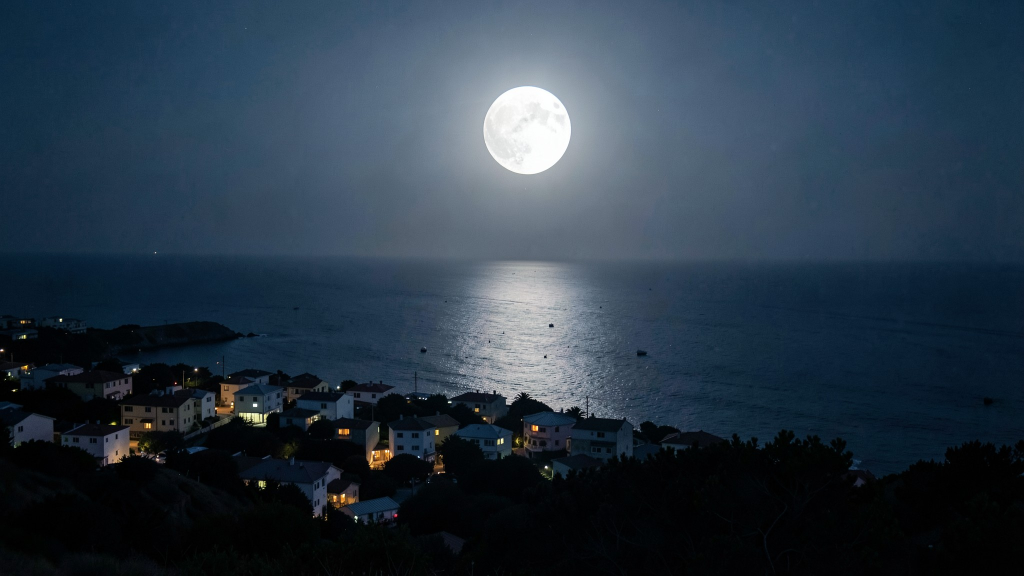
#> input picture longform/moon/thumb/options/a-before.jpg, 2048 x 1152 px (shown at 1/2 size); the run also reads 2 pictures not shown here
$ python make_options.py
#> lines starting #> are read from the running program, lines starting #| are printed output that depends on the picture; after the words box and inside, x2 and y2 are one past the last pixel; in counts of white or black regions, pixels touching at a corner belong together
"""Five thumbnail styles for the Moon video (1280x720, no people): split, poster, cartoon, wave, diagram.
Usage: python3 make_options.py  ->  option-1-split.jpg ... option-5-diagram.jpg + options-sheet.jpg"""
import numpy as np
from PIL import Image, ImageDraw, ImageFilter, ImageFont, ImageEnhance

W, H = 1280, 720
ANTON = "../../../fonts/Anton-Regular.ttf"
INTER = "/usr/share/fonts/opentype/inter/Inter-Black.otf"
SERIF = "/usr/share/fonts/truetype/liberation/LiberationSerif-Regular.ttf"
MONO = "/usr/share/fonts/truetype/jetbrains-mono/JetBrainsMono-ExtraBold.ttf"


def cover(path, fx=0.5, fy=0.5, zoom=1.0):
#> called with path = 'a-before.jpg', fx = 0.45, fy = 0.4, zoom = 1.1
    im = Image.open(path).convert("RGB")
#> im is the input picture: PIL image 2048x1152 RGB; mean R, G, B 41.3, 56, 70
    s = max(W / im.width, H / im.height) * zoom
#> s = 0.688
    im = im.resize((int(im.width * s), int(im.height * s)), Image.LANCZOS)
#> im: PIL image 1408x792 RGB
    x, y = int((im.width - W) * fx), int((im.height - H) * fy)
#> x = 57; y = 28
    return im.crop((x, y, x + W, y + H)).convert("RGBA")


def text(img, xy, s, font, size, fill, stroke=0, sfill=(0, 0, 0), anchor="la", track=0, glow=None, shadow=True):
    f = ImageFont.truetype(font, size)
    layer = Image.new("RGBA", img.size, (0, 0, 0, 0))
    d = ImageDraw.Draw(layer)
    if track:   # letter-spaced
        total = sum(f.getlength(c) for c in s) + track * (len(s) - 1)
        x = xy[0] - (total / 2 if anchor[0] == "m" else 0)
        for c in s:
            d.text((x, xy[1]), c, font=f, fill=fill, stroke_width=stroke, stroke_fill=sfill, anchor="l" + anchor[1])
            x += f.getlength(c) + track
    else:
        d.text(xy, s, font=f, fill=fill, stroke_width=stroke, stroke_fill=sfill, anchor=anchor)
    if glow:
        g = Image.new("RGBA", img.size, (0, 0, 0, 0))
        g.putalpha(layer.split()[3].filter(ImageFilter.GaussianBlur(18)))
        tint = Image.new("RGBA", img.size, (*glow, 0)); tint.putalpha(g.split()[3])
        img.alpha_composite(tint); img.alpha_composite(tint)
    if shadow:
        sh = Image.new("RGBA", img.size, (0, 0, 0, 0)); sh.putalpha(layer.split()[3].filter(ImageFilter.GaussianBlur(8)).point(lambda v: v * 0.7))
        img.alpha_composite(sh, (4, 6))
    img.alpha_composite(layer)
    return f.getbbox(s, anchor=anchor)


def vignette(img, k=0.55):
    yy, xx = np.mgrid[0:H, 0:W]
    v = np.clip(1 - k * (((xx - W / 2) / (W / 2)) ** 2 + ((yy - H / 2) / (H / 2)) ** 2), 0.35, 1)[..., None]
    a = np.asarray(img.convert("RGB")).astype(np.float32) * v
    return Image.fromarray(a.astype(np.uint8)).convert("RGBA")


out = []

# 1. SPLIT: the same town, Moon / no Moon, torn down the middle. Two small labels, no big headline.
L = Image.new("RGBA", (W, H), (0, 0, 0, 255)); L.paste(cover("a-before.jpg", 0.45, 0.4, 1.1), (-W // 4 + 40, 0))
R = ImageEnhance.Brightness(cover("a-after.jpg", 0.45, 0.4, 1.1)).enhance(0.9)
#> call 2 of cover, with path = 'a-after.jpg', fx = 0.45, fy = 0.4, zoom = 1.1
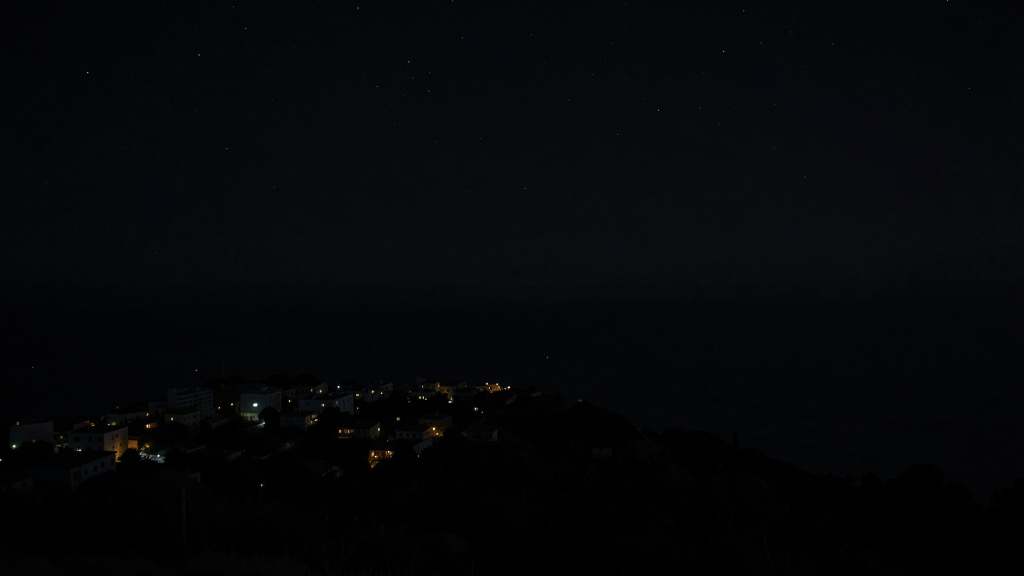
#> input picture longform/moon/thumb/options/a-after.jpg, 2048 x 1152 px (shown at 1/2 size)
#> in cover, im is the input picture: PIL image 2048x1152 RGB; mean R, G, B 5.1, 6.3, 8.8
img = L.copy()
mask = Image.new("L", (W, H), 0)
#> mask: PIL image 1280x720 L; every value is 0
pts = [(W // 2 + int(14 * np.sin(y / 23) + 9 * np.sin(y / 7)), y) for y in range(0, H + 10, 10)]
ImageDraw.Draw(mask).polygon(pts + [(W, H), (W, 0)], fill=255)
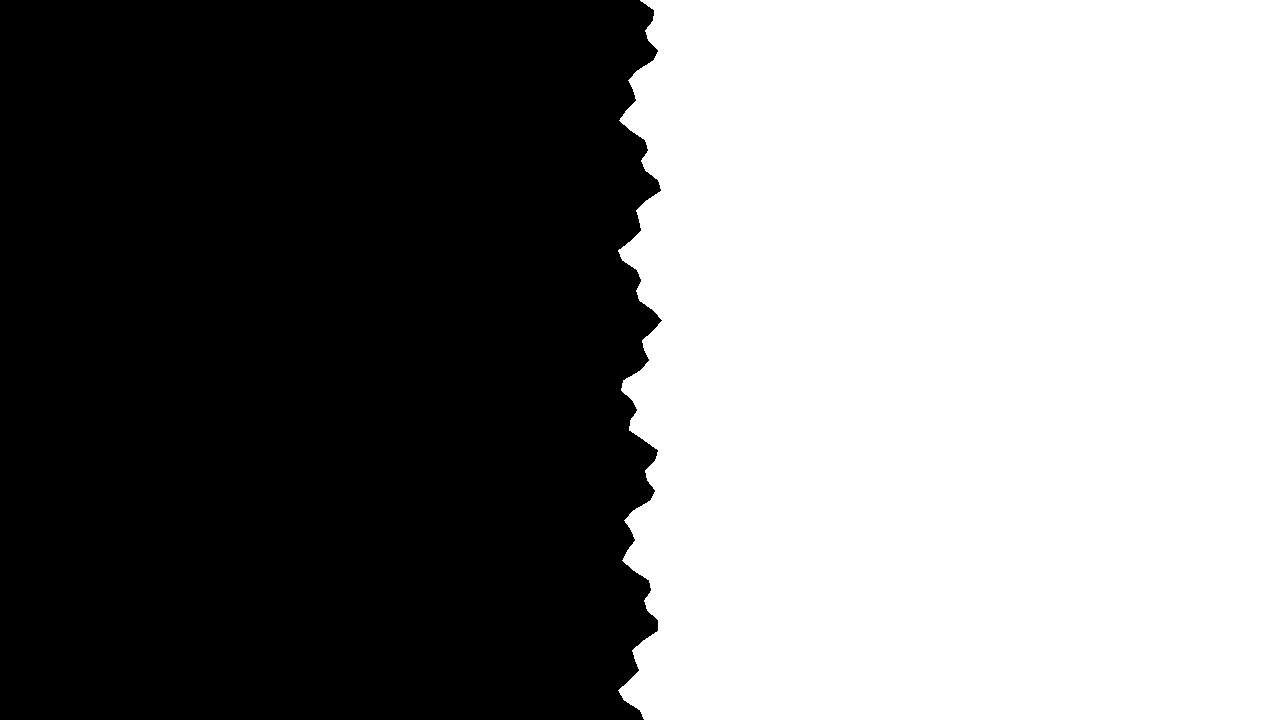
#> mask: PIL image 1280x720 L; 50% white; 1 white region, box (x1, y1, x2, y2) and area: (618, 0, 1280, 720) 460686
img.paste(R, (0, 0), mask)
ImageDraw.Draw(img).line(pts, fill=(255, 255, 255, 255), width=5)
for x, lab, col in ((W // 4, "TONIGHT", (255, 255, 255)), (3 * W // 4, "TOMORROW?", (255, 70, 70))):
    f = ImageFont.truetype(INTER, 54); b = f.getbbox(lab, anchor="mm")
    ImageDraw.Draw(img).rounded_rectangle([x + b[0] - 26, 600 + b[1] - 16, x + b[2] + 26, 600 + b[3] + 16], 18, fill=(0, 0, 0, 200))
    text(img, (x, 600), lab, INTER, 54, (*col, 255), anchor="mm", shadow=False)
img.convert("RGB").save("option-1-split.jpg", quality=92); out.append("option-1-split.jpg")

# 2. POSTER: minimalist film-poster look, empty sky, thin glowing ring, elegant serif title.
img = vignette(cover("b-poster.jpg", 0.5, 1.0, 1.25), 0.4)
#> call 3 of cover, with path = 'b-poster.jpg', fx = 0.5, fy = 1, zoom = 1.25
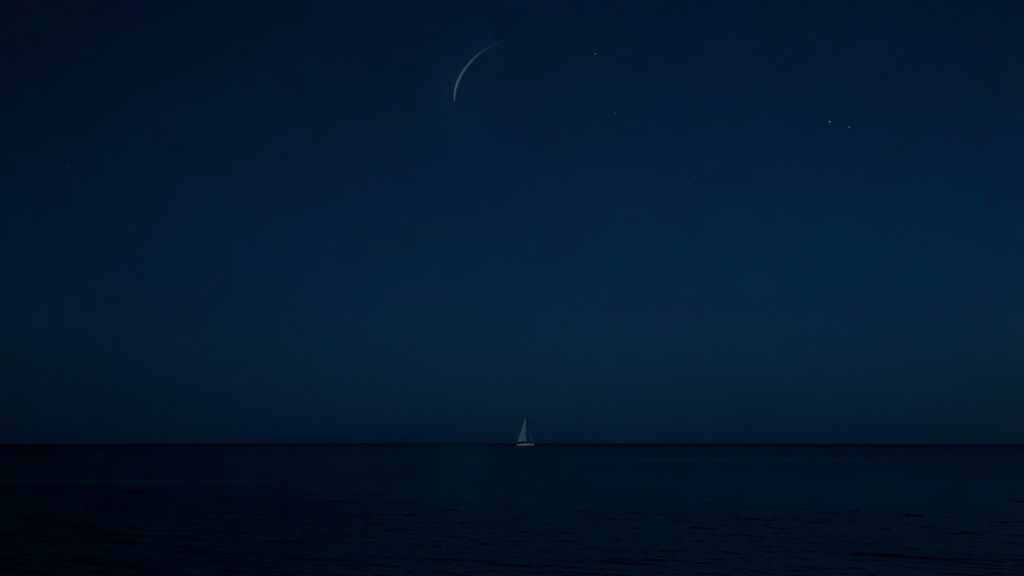
#> input picture longform/moon/thumb/options/b-poster.jpg, 2048 x 1152 px (shown at 1/2 size)
#> in cover, im is the input picture: PIL image 2048x1152 RGB; mean R, G, B 4.3, 25.2, 47.8
#> in vignette, `yy, xx = np.mgrid[0:H, 0:W]`:
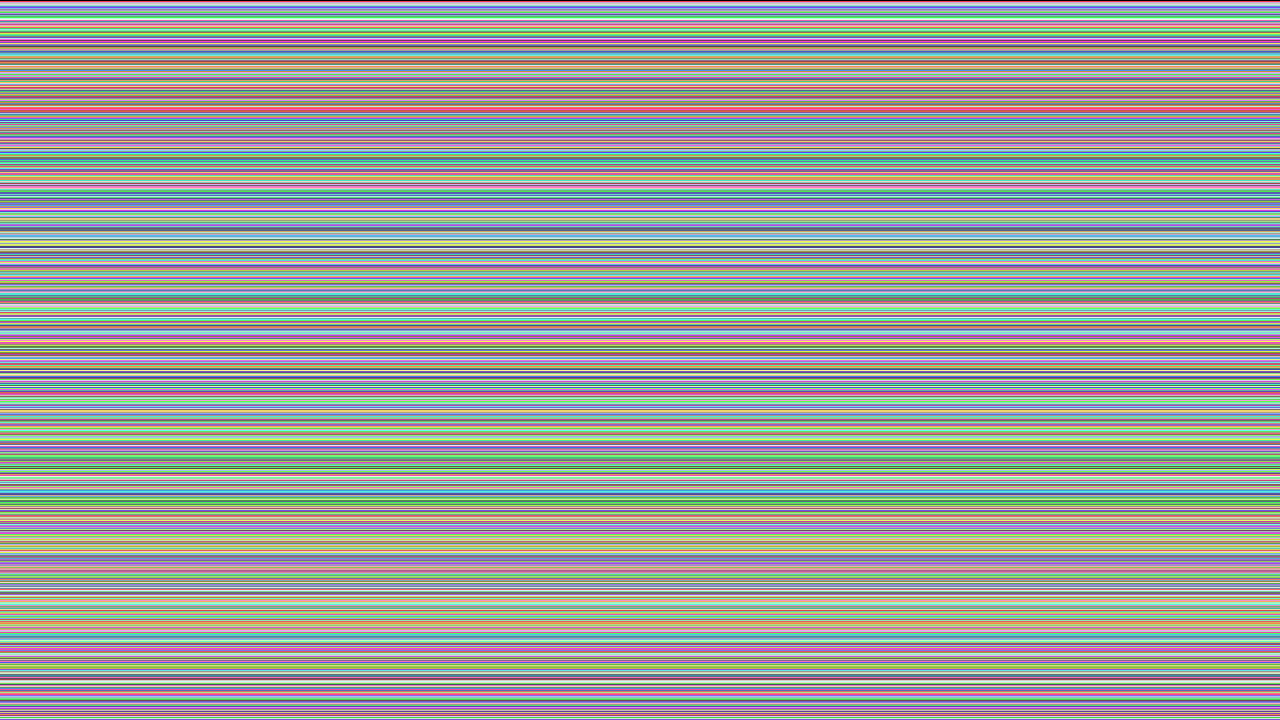
#> yy: shape (720, 1280) int64; 720 distinct labels, from 0 to 719; one colour per label, 0 black
ring = Image.new("RGBA", (W, H), (0, 0, 0, 0))
ImageDraw.Draw(ring).ellipse([W // 2 - 110, 110, W // 2 + 110, 330], outline=(235, 240, 255, 255), width=5)
for r_ in (16, 8, 8):
    img.alpha_composite(ring.filter(ImageFilter.GaussianBlur(r_)))
img.alpha_composite(ring)
text(img, (W // 2, 470), "No Moon.", SERIF, 150, (240, 242, 248, 255), anchor="mm", glow=(140, 170, 255))
text(img, (W // 2, 575), "WHAT WOULD HAPPEN TO EARTH?", INTER, 30, (190, 200, 225, 255), anchor="mm", track=10)
img.convert("RGB").save("option-2-poster.jpg", quality=92); out.append("option-2-poster.jpg")

# 3. CARTOON: bright explainer style, chunky rounded text and a speech bubble.
img = Image.new("RGBA", (W, H), (0, 0, 0, 255)); img.paste(cover("c-cartoon.jpg", 0.5, 0.5, 1.05), (-150, 0)); img.paste(cover("c-cartoon.jpg", 0.0, 0.5, 1.05).crop((W - 150, 0, W, H)), (W - 150, 0))
#> call 4 of cover, with path = 'c-cartoon.jpg', fx = 0.5, fy = 0.5, zoom = 1.05
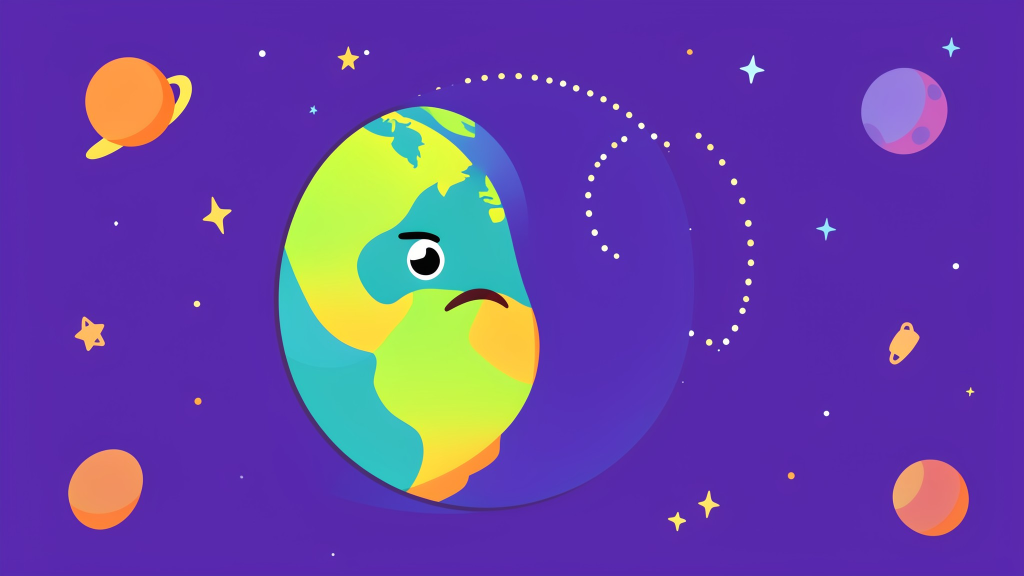
#> input picture longform/moon/thumb/options/c-cartoon.jpg, 2048 x 1152 px (shown at 1/2 size)
#> in cover, im is the input picture: PIL image 2048x1152 RGB; mean R, G, B 101.6, 68.6, 163.5
d = ImageDraw.Draw(img)
d.polygon([(800, 380), (650, 470), (880, 390)], fill=(40, 20, 90, 255))
d.polygon([(808, 372), (668, 455), (868, 378)], fill=(255, 255, 255, 255))
d.rounded_rectangle([690, 60, 1250, 395], 60, fill=(255, 255, 255, 255), outline=(40, 20, 90, 255), width=10)
text(img, (970, 165), "WHERE'S", INTER, 84, (40, 20, 90, 255), anchor="mm", shadow=False)
#> in text (call 5), `img.alpha_composite(layer)`:
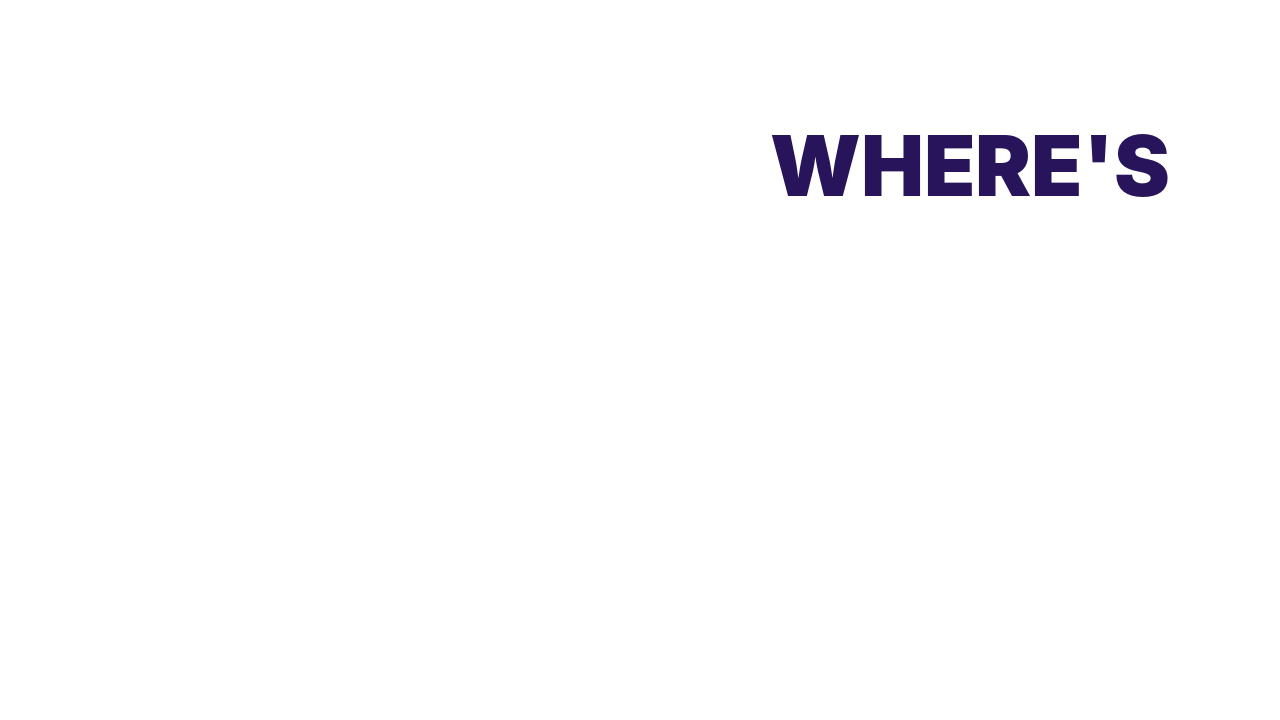
#> layer: PIL image 1280x720 RGBA; mean R, G, B, A 0.7, 0.3, 1.5, 4.1; transparent parts drawn white
text(img, (970, 290), "MY MOON?!", INTER, 78, (255, 140, 0, 255), anchor="mm", shadow=False)
img.convert("RGB").save("option-3-cartoon.jpg", quality=92); out.append("option-3-cartoon.jpg")

# 4. WAVE: dark disaster still, one headline across the empty sky, no boxes or arrows.
img = vignette(ImageEnhance.Contrast(cover("d-wave.jpg", 0.5, 1.0, 1.12)).enhance(1.15), 0.35)
text(img, (W // 2, 120), "THE MOON VANISHED.", ANTON, 118, (255, 255, 255, 255), anchor="mm", glow=(80, 160, 255))
text(img, (W // 2, 235), "THEN THE OCEANS CHANGED", INTER, 44, (120, 200, 255, 255), anchor="mm", track=6)
img.convert("RGB").save("option-4-wave.jpg", quality=92); out.append("option-4-wave.jpg")

# 5. DIAGRAM: data/HUD style, tilted Earth, big monospace numbers.
img = Image.new("RGBA", (W, H), (0, 0, 0, 255)); img.paste(cover("e-diagram.jpg", 0.5, 0.5, 1.05), (330, 0))
d = ImageDraw.Draw(img)
for i in range(0, W, 64):
    d.line([(i, 0), (i, H)], fill=(80, 140, 255, 22), width=1)
for j in range(0, H, 64):
    d.line([(0, j), (W, j)], fill=(80, 140, 255, 22), width=1)
text(img, (70, 150), "EARTH'S TILT", MONO, 40, (140, 190, 255, 255))
text(img, (60, 210), "23.5°", MONO, 150, (255, 255, 255, 255))
text(img, (70, 390), "WITHOUT THE MOON:", MONO, 40, (255, 120, 90, 255))
text(img, (60, 450), "80°?", MONO, 170, (255, 90, 60, 255), glow=(255, 60, 30))
img.convert("RGB").save("option-5-diagram.jpg", quality=92); out.append("option-5-diagram.jpg")

# contact sheet with option numbers
tiles = []
for i, f in enumerate(out, 1):
    t = Image.open(f).resize((640, 360))
    ImageDraw.Draw(t).rounded_rectangle([12, 12, 80, 80], 14, fill=(255, 214, 10))
    ImageDraw.Draw(t).text((46, 46), str(i), font=ImageFont.truetype(INTER, 48), fill=(0, 0, 0), anchor="mm")
    tiles.append(t)
sheet = Image.new("RGB", (1280, 1080), (20, 20, 20))
for i, t in enumerate(tiles):
    sheet.paste(t, ((i % 2) * 640, (i // 2) * 360))
#> this loop made 5 passes
sheet.save("options-sheet.jpg", quality=88)
print("ok")
